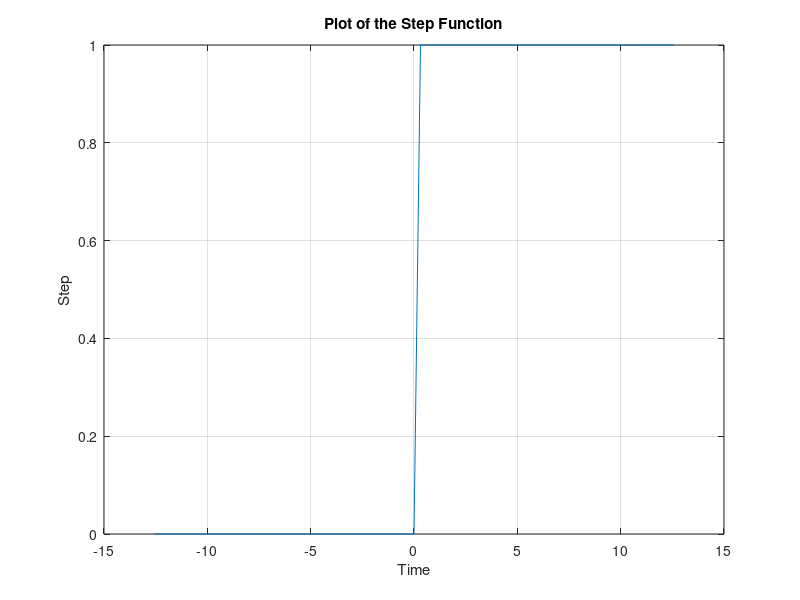
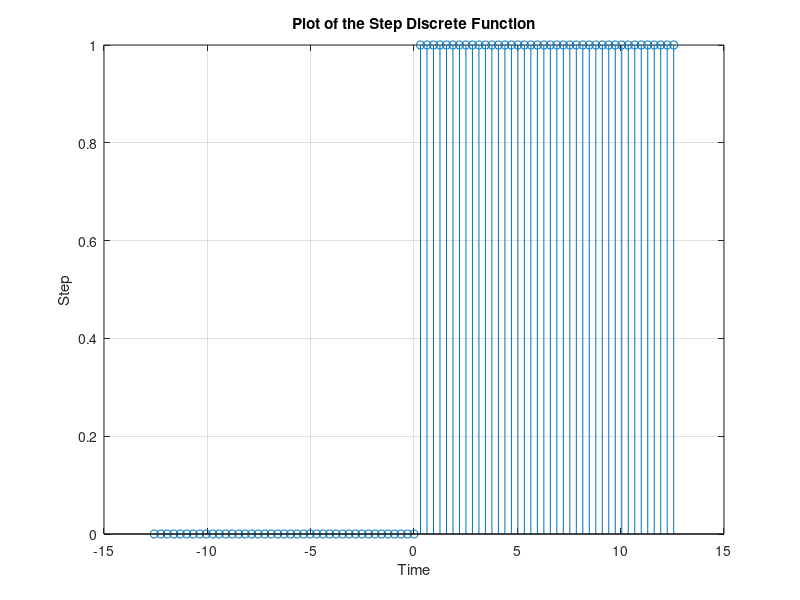
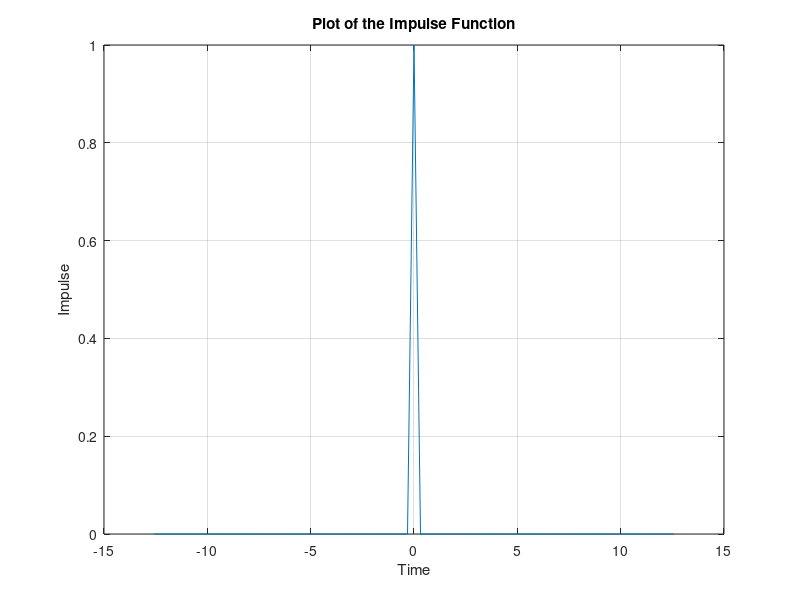
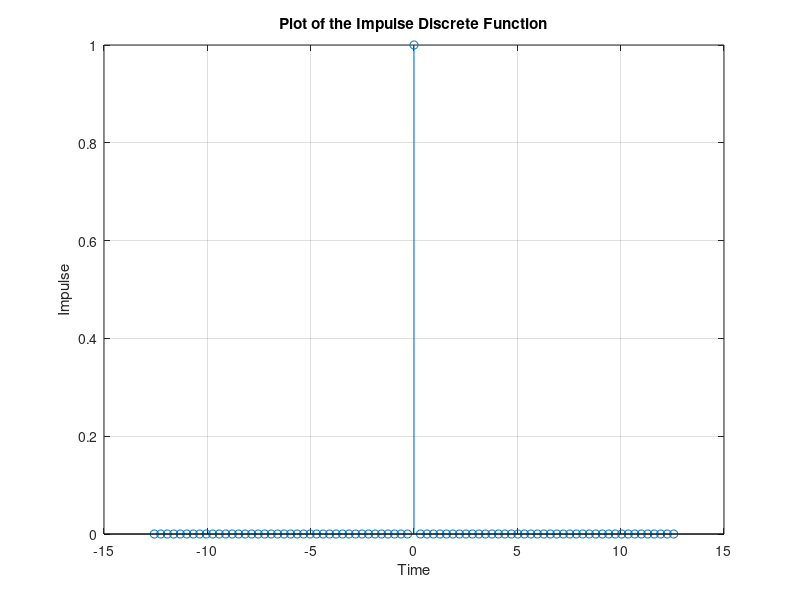

Here is the MATLAB script that generated these plots, in order:


% Experiment 1 : plot impulse , step , sinc function

x = -4*pi:pi/10:4*pi ;


vastep = x>0 ;

figure ;
plot(x,vastep)
xlabel('Time')
ylabel('Step')
title('Plot of the Step Function')
grid

figure ;
stem(x,vastep)
xlabel('Time')
ylabel('Step')
title('Plot of the Step Discrete Function')
grid



vaimpulse = x==0 ;

figure ;
plot(x,vaimpulse)
xlabel('Time')
ylabel('Impulse')
title('Plot of the Impulse Function')
grid

figure ;
stem(x,vaimpulse)
xlabel('Time')
ylabel('Impulse')
title('Plot of the Impulse Discrete Function')
grid


for(i=1:1:length(x))
    if(x(i) == 0)
        y(i) = 1 ;
    else
        y(i) = sin(x(i))./x(i) ;
    end
end

figure ;
plot(x,y)
xlabel('Time')
ylabel('sinc(t)')
title('Plot of the Sinc Function')
grid

figure ;
stem(x,y)
xlabel('Time')
ylabel('sinc(t)')
title('Plot of the Sinc Discrete Function')
grid
